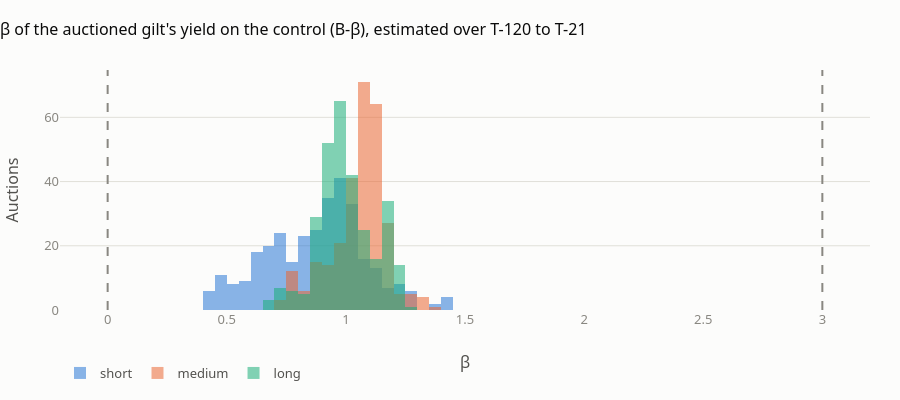

Notebook cell for this chart:
### Code cell
title = "β of the auctioned gilt's yield on the control (B-β), estimated over T-120 to T-21"
fig_s, ax = plt.subplots(figsize=(9, 4))
for b in order:
    sns.histplot(M[M.bucket == b].beta, bins=np.arange(0.3, 1.55, 0.05), color=cb[b], label=b, element="step",
                 fill=False, linewidth=2, ax=ax)
for x in ms.BETA_OUTLIER:
    ax.axvline(x, color=plotting.INK_MUTED, ls="--", lw=1)
ax.set_xlim(-0.2, 3.2); ax.set_xlabel("β"); ax.set_ylabel("Auctions"); ax.set_title(title); ax.legend(title=None)
ax.text(0.03, ax.get_ylim()[1] * 0.9, "outlier\nbound 0", fontsize=8, color=plotting.INK_MUTED)
ax.text(2.6, ax.get_ylim()[1] * 0.9, "outlier\nbound 3", fontsize=8, color=plotting.INK_MUTED)
fig_s.tight_layout()
fig_p = go.Figure()
for b in order:
    fig_p.add_trace(go.Histogram(x=M[M.bucket == b].beta, name=b, xbins=dict(start=0.3, end=1.55, size=0.05),
                                 marker_color=cb[b], opacity=0.55))
for x in ms.BETA_OUTLIER:
    fig_p.add_vline(x=x, line_dash="dash", line_color=plotting.INK_MUTED)
fig_p.update_layout(template=plotting.PLOTLY_TEMPLATE, barmode="overlay", height=400, title=title,
                    xaxis=dict(title="β", range=[-0.2, 3.2]), yaxis_title="Auctions", legend=dict(orientation="h", y=-0.2))
plotting.save_pair("m2_beta_distribution", fig_s, fig_p)
fig_p.show()
print(M.groupby("bucket")[["beta", "r2"]].describe().round(3).loc[order].T)
print("β outliers (β < 0 or β > 3):", int(M.beta_outlier.sum()))

### Figure 1 — Plotly figure (JSON) as saved in the notebook; plotly's stock layout.template omitted (floating-point values rounded to 4 significant figures; data arrays with more than 128 entries replaced by an {"elided": "..."} marker saying what was removed)
{"data": [{"marker": {"color": "#2a78d6"}, "name": "short", "opacity": 0.55, "type": "histogram", "x": {"elided": "324 float values"}, "xbins": {"end": 1.55, "size": 0.05, "start": 0.3}}, {"marker": {"color": "#eb6834"}, "name": "medium", "opacity": 0.55, "type": "histogram", "x": {"elided": "289 float values"}, "xbins": {"end": 1.55, "size": 0.05, "start": 0.3}}, {"marker": {"color": "#1baf7a"}, "name": "long", "opacity": 0.55, "type": "histogram", "x": {"elided": "299 float values"}, "xbins": {"end": 1.55, "size": 0.05, "start": 0.3}}], "layout": {"barmode": "overlay", "height": 400, "legend": {"orientation": "h", "y": -0.2}, "shapes": [{"line": {"color": "#898781", "dash": "dash"}, "type": "line", "x0": 0.0, "x1": 0.0, "xref": "x", "y0": 0, "y1": 1, "yref": "y domain"}, {"line": {"color": "#898781", "dash": "dash"}, "type": "line", "x0": 3.0, "x1": 3.0, "xref": "x", "y0": 0, "y1": 1, "yref": "y domain"}], "title": {"text": "β of the auctioned gilt's yield on the control (B-β), estimated over T-120 to T-21"}, "xaxis": {"range": [-0.2, 3.2], "title": {"text": "β"}}, "yaxis": {"title": {"text": "Auctions"}}}}
